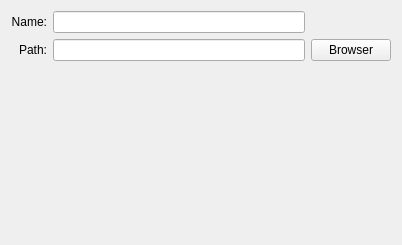
<?xml version="1.0" encoding="UTF-8"?>
<ui version="4.0">
 <class>ProSetPage</class>
 <widget class="QWizardPage" name="ProSetPage">
  <property name="geometry">
   <rect>
    <x>0</x>
    <y>0</y>
    <width>402</width>
    <height>245</height>
   </rect>
  </property>
  <property name="windowTitle">
   <string>WizardPage</string>
  </property>
  <layout class="QGridLayout" name="gridLayout_2">
   <item row="0" column="0">
    <layout class="QGridLayout" name="gridLayout">
     <property name="bottomMargin">
      <number>10</number>
     </property>
     <item row="0" column="0">
      <widget class="QLabel" name="lab_Name">
       <property name="text">
        <string>Name:</string>
       </property>
       <property name="alignment">
        <set>Qt::AlignRight|Qt::AlignTrailing|Qt::AlignVCenter</set>
       </property>
      </widget>
     </item>
     <item row="0" column="1">
      <widget class="QLineEdit" name="lineEdit_Name">
       <property name="sizePolicy">
        <sizepolicy hsizetype="Preferred" vsizetype="Fixed">
         <horstretch>0</horstretch>
         <verstretch>0</verstretch>
        </sizepolicy>
       </property>
      </widget>
     </item>
     <item row="1" column="0">
      <widget class="QLabel" name="lab_Path">
       <property name="text">
        <string>Path:</string>
       </property>
       <property name="alignment">
        <set>Qt::AlignRight|Qt::AlignTrailing|Qt::AlignVCenter</set>
       </property>
      </widget>
     </item>
     <item row="1" column="1">
      <widget class="QLineEdit" name="lineEdit_Path">
       <property name="sizePolicy">
        <sizepolicy hsizetype="Expanding" vsizetype="Preferred">
         <horstretch>0</horstretch>
         <verstretch>0</verstretch>
        </sizepolicy>
       </property>
      </widget>
     </item>
     <item row="1" column="2">
      <widget class="QPushButton" name="btn_Broswer">
       <property name="text">
        <string>Browser</string>
       </property>
      </widget>
     </item>
     <item row="2" column="1">
      <widget class="QLabel" name="lab_Tips">
       <property name="text">
        <string/>
       </property>
      </widget>
     </item>
    </layout>
   </item>
  </layout>
 </widget>
 <resources/>
 <connections/>
</ui>
